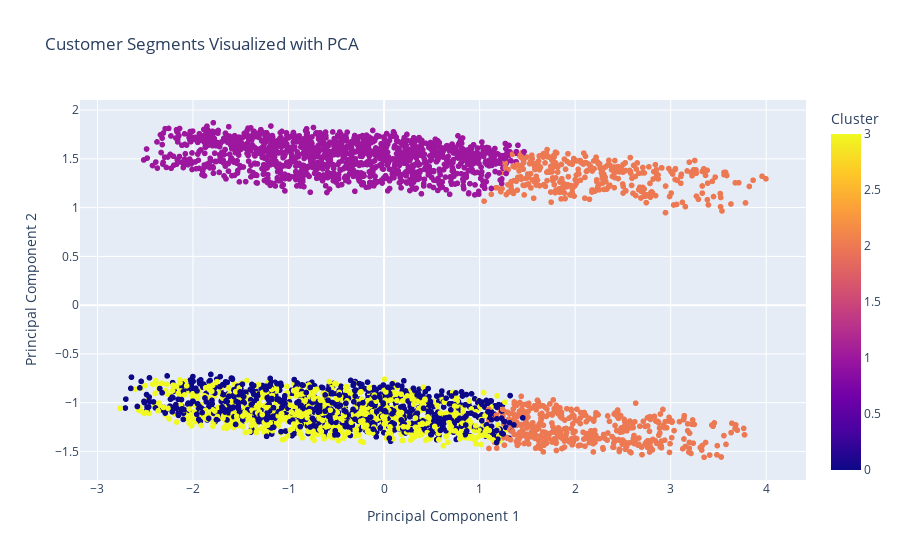

Notebook code cell kept with this figure:
### Code cell
fig = px.scatter(df_pca, x='PCA1', y='PCA2', color='Cluster', 
                 title='Customer Segments Visualized with PCA',
                 labels={'PCA1': 'Principal Component 1', 'PCA2': 'Principal Component 2'})
fig.show()

### Figure 1 — Plotly figure (JSON) as saved in the notebook; plotly's stock layout.template omitted (floating-point values rounded to 4 significant figures; data arrays with more than 128 entries replaced by an {"elided": "..."} marker saying what was removed)
{"data": [{"hovertemplate": "Principal Component 1=%{x}<br>Principal Component 2=%{y}<br>Cluster=%{marker.color}<extra></extra>", "legendgroup": "", "marker": {"color": {"elided": "3900 int values"}, "coloraxis": "coloraxis", "symbol": "circle"}, "mode": "markers", "name": "", "showlegend": false, "type": "scattergl", "x": {"elided": "3900 float values"}, "xaxis": "x", "y": {"elided": "3900 float values"}, "yaxis": "y"}], "layout": {"coloraxis": {"colorbar": {"title": {"text": "Cluster"}}, "colorscale": [[0, "#0d0887"], [0.1111, "#46039f"], [0.2222, "#7201a8"], [0.3333, "#9c179e"], [0.4444, "#bd3786"], [0.5556, "#d8576b"], [0.6667, "#ed7953"], [0.7778, "#fb9f3a"], [0.8889, "#fdca26"], [1, "#f0f921"]]}, "legend": {"tracegroupgap": 0}, "title": {"text": "Customer Segments Visualized with PCA"}, "xaxis": {"anchor": "y", "domain": [0, 1], "title": {"text": "Principal Component 1"}}, "yaxis": {"anchor": "x", "domain": [0, 1], "title": {"text": "Principal Component 2"}}}}
